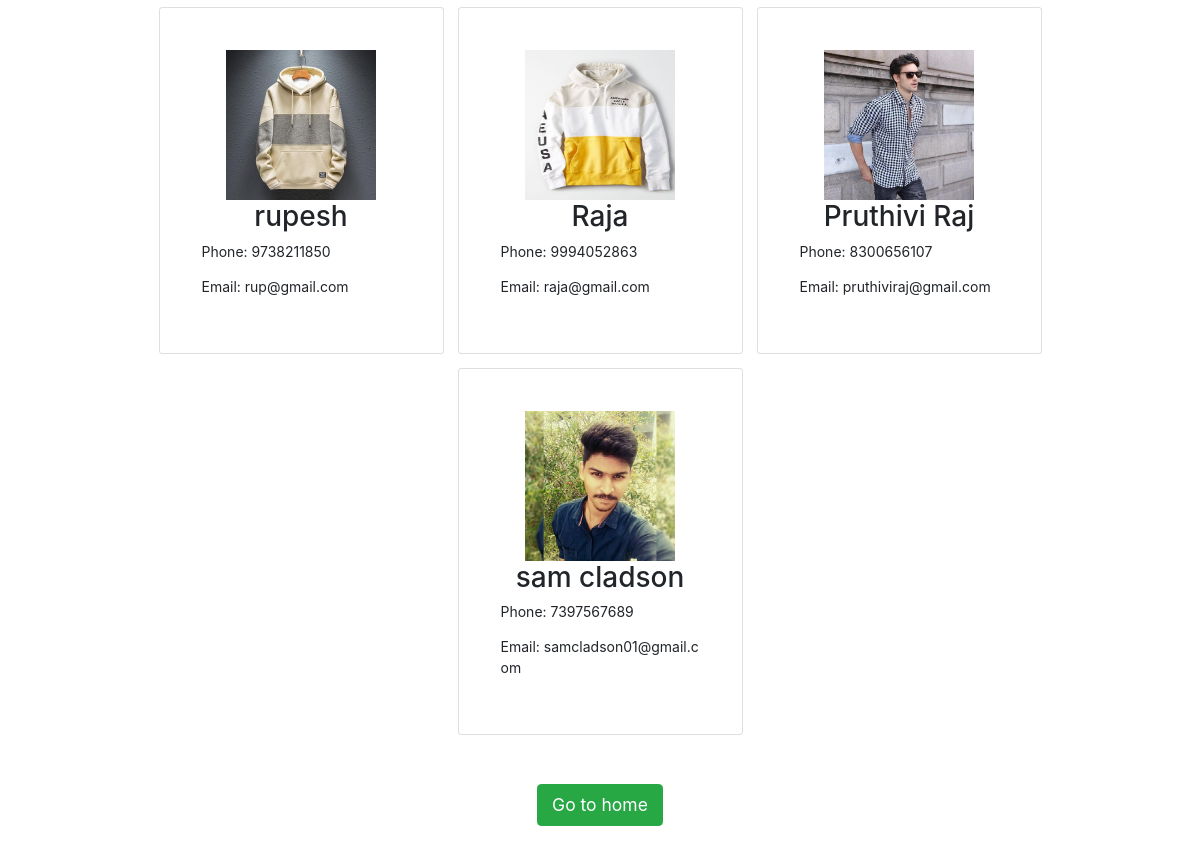
Page /credit_card/customer_data.php on the committed database.
### tables this page shows
CREATE TABLE `customer` (
  `id` int(10) NOT NULL,
  `user_id` varchar(121) NOT NULL,
  `Name` varchar(50) NOT NULL,
  `Phone` varchar(10) NOT NULL,
  `Email` varchar(50) NOT NULL,
  `Picture` varchar(50) NOT NULL
);

### credit_card/customer_data.php (the view, shortened to what this page needs)
<?php
$con = mysqli_connect('localhost','root','','access');
	$data = "SELECT * FROM customer";
	$result = mysqli_query($con,$data);
	$arr = array();
	while($row = mysqli_fetch_assoc($result)){
		$arr[] = $row;
	}
?>
	<link rel="stylesheet" href="https://stackpath.bootstrapcdn.com/bootstrap/4.3.1/css/bootstrap.min.css">
	<link rel="stylesheet" type="text/css" href="includes/css/style.css">
<div class="container">
<div class="row d-flex justify-content-center align-items-center flex-wrap">
<?php foreach ($arr as $key => $value) { ?>
	<div class="card col-3 p-5 m-2">
		<div class="row d-flex justify-content-center align-items-center">
			<img src="includes/images/<?=$value['Picture']?>" style="width:150px;height: 150px;">
		</div>
		<h2 class="text-center mb-2"><?=$value['Name']?></h2>
		<p>Phone:&nbsp;<?=$value['Phone']?></p>
		<p>Email:&nbsp;<?=$value['Email']?></p>
	</div>
<?php } ?>
</div>
</div>
<div class="row d-flex justify-content-center align-items-center m-5">
	<a href="index.php"><button class="btn btn-success btn-lg ">Go to home</button></a>
</div>

### rows in the picture
customer: Picture (picture), Name "rupesh", Phone "9738211850", Email "rup@gmail.com"
customer: Picture (picture), Name "Raja", Phone "9994052863", Email "raja@gmail.com"
customer: Picture (picture), Name "Pruthivi Raj", Phone "8300656107", Email "pruthiviraj@gmail.com"
customer: Picture (picture), Name "sam cladson", Phone "7397567689", Email "samcladson01@gmail.com"
